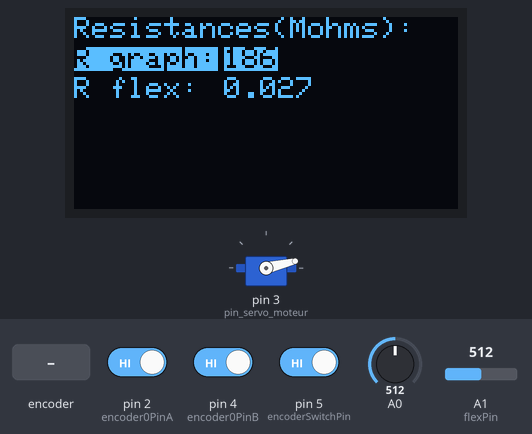
The sketch below on a simulated Arduino Uno, built with avr-gcc and run on an emulated ATmega328P. On the bench: 128×64 one-colour display, servo. The test bench sets the inputs (shaded band); at power-on: A0 = 512, A1 (flexPin) = 512, pin 5 (encoderSwitchPin) HIGH, pin 2 (encoder0PinA) HIGH, pin 4 (encoder0PinB) HIGH. What the sketch prints to the serial monitor is not drawn.

Above: at 1.4 s.
1.5 s: A0 set to 500
At 1.67 s:
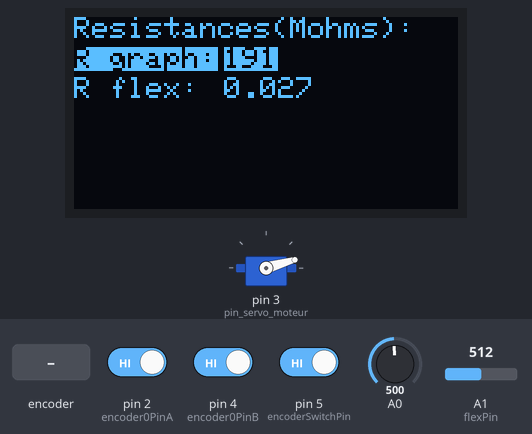
3.2 s: A1 (flexPin) set to 0
At 3.36 s:
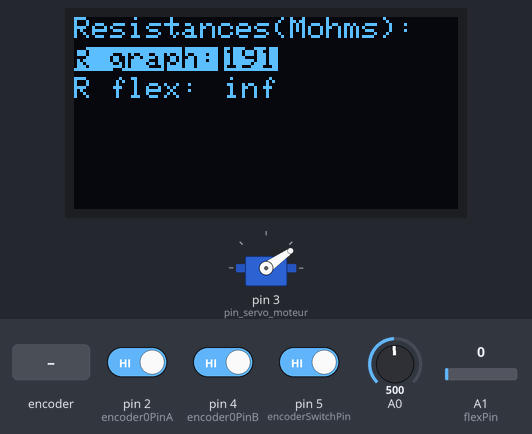
5.0 s: rotary encoder on pin 2 (encoder0PinA) / pin 4 (encoder0PinB) turned 3 steps (first pin leading)
At 5.44 s:
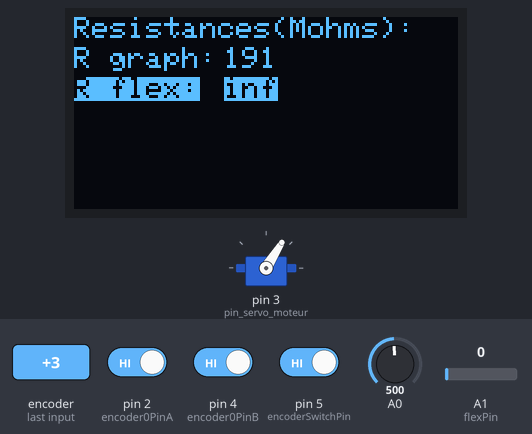
7.1 s: pin 5 (encoderSwitchPin) driven LOW
At 7.29 s:
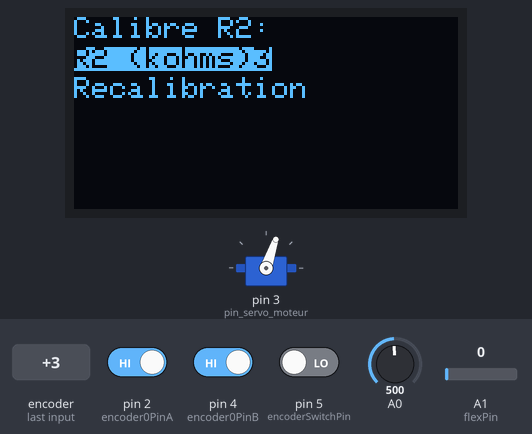
8.9 s: A1 (flexPin) set to 85
At 9.09 s:
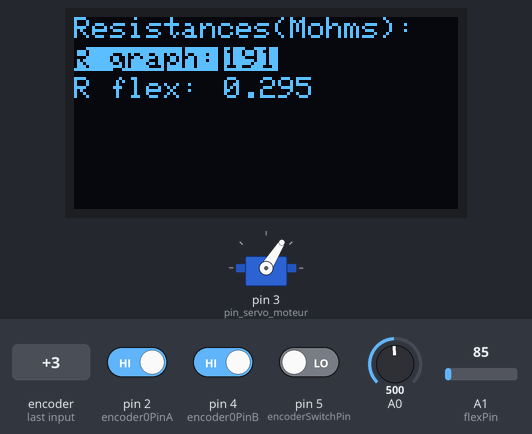
10.6 s: rotary encoder on pin 2 (encoder0PinA) / pin 4 (encoder0PinB) turned 3 steps (first pin leading)
At 10.87 s:
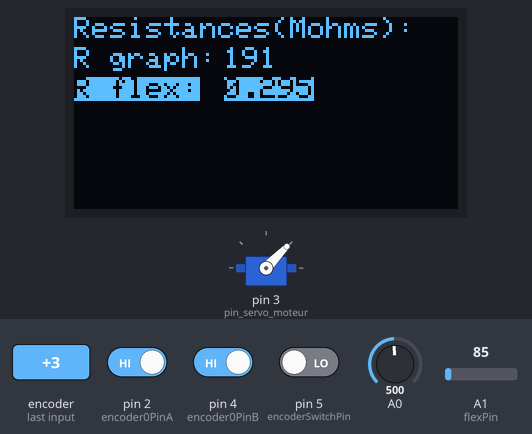
Timing chart, 0 to 13.7 s (numbered marks = the images above; inputs shaded):
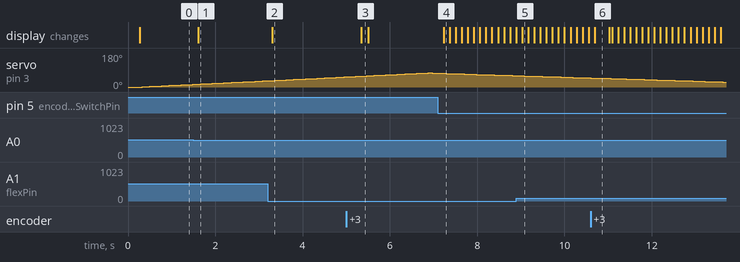

Measured:
- the behaviour switches between 512 and 511 on A0 (found by bisection; images 0 and 1)
- after the input at 1.5 s, the display: changes after 0.11 s (image 1)
- after the input at 3.2 s, the display: changes after 0.11 s (image 2)
- after the input at 5.0 s, the display: changes after 0.35 s (image 3)
- after the input at 7.1 s, the display: changes after 0.13 s (image 4)
- after the input at 8.9 s, the display: changes after 0.13 s (image 5)
- after the input at 10.6 s, the display: changes after 0.09 s (image 6)

The sketch:

Asssemblage_composants.ino
```cpp
#include <Adafruit_SSD1306.h> // Bibliothèque pour contrôler l'écran OLED
#include <SPI.h>              // Bibliothèque pour l'utilisation du potentiometre
#include <Servo.h>            // Bibliothèque pour le servo moteur
#include <SoftwareSerial.h>   // Bibliothèque pour connecter le module bluetooth

//Définition des variables OLED
#define nombreDePixelsEnLargeur 128         // Largeur en pixel de l'écran OLED
#define nombreDePixelsEnHauteur 64          // Hauteur en pixel de l'écran OLED
#define brocheResetOLED         -1          // Réinitialisation de l'OLED partagée avec l'Arduino (valeur à -1 pour indiquer qu'aucun numéro de pin spécifique n'est utilisé)
#define adresseI2CecranOLED     0x3C        // Adresse de l'écran OLED sur le bus I2C (généralement égal à 0x3C ou 0x3D)
#define tailleDeCaractere 1                 // Taille des caractères sur l'écran OLED

#define DEBUG
#define CALIBRATION // Si partie non commentée dans la suite du code alors la calibration est automatique sinon la variable potentiometre = 2

//Définition des variables pour l'encodeur rotatif
#define encoder0PinA  2  // Définition de la broche A de sortie CLK de l'encodeur 0. Attention : ne pas utiliser une autre broche pour l'horloge car nous utilisons une interruption
#define encoder0PinB  4  // Définition de la broche B de sortie DT de l'encodeur 0
#define encoderSwitchPin  5 // Définition de la broche associée à l'interrupteur de l'encodeur
volatile unsigned int encoder0Pos = 0;
volatile unsigned int dernier_encodeur = 0;
volatile bool changer = true ;
volatile int menu = 0;
boolean buttonWasUp = true;

//Définition des paramètres du Flex sensor
const int flexPin = A1;      // Broche connectée à la sortie du diviseur de tension
//Constantes à modifier en fonction de la conception du projet
const float VCC = 5;      // Tension sur la ligne 5V de l'Arduino
const float R_DIV = 26700.0;  // Résistance utilisée pour créer un diviseur de tension
const float flatResistance = 25000.0; // Résistance lorsque le capteur est plat
const float bendResistance = 100000.0;  // Résistance à 90° de flexion

//Définition de la variable stockant la mesure de la jauge de contrainte en graphène
int sensorValue ;

//Définition des variables de choix menu déroulant
volatile int R_mesuree; // Variable volatile contenant la mesure de R, prenant la valeur 1 (pour la résistance du graphène) ou 0 (pour la résistance du Flex Sensor)
volatile float calibre ;

//Définition des variables du potentiomètre
#define MCP_NOP 0b00000000
#define MCP_WRITE 0b00010001
#define MCP_SHTDWN 0b00100001
const int ssMCPin = 10; // Définition de la sélection d'esclave pour le potentiomètre digital
#define WAIT_DELAY 200
int potentiometre = 30; // Valeur comprise entre 1 et 256
volatile float R2 ;
float V_ADC ;
float RJC ;

//Définition des variables du servo moteur
Servo myservo;  // Création d'un objet servo pour contrôler un servo
                // Un maximum de huit objets servo peut être créé
int pin_servo_moteur = 3 ; // Attention, broche qui doit contenir un "~" sur l'Arduino
int Servo_App_Value = 1;
float R = 6.2 ; // Longueur du bras du servo-moteur (en cm)
int angle_0 = 0 ; // Angle du servo-moteur à la position de repos (en degrés)
int angle_max = 75 ; // Angle du servo-moteur à la position max (en degrés)
const float pi = 3.14159 ;
int pos = angle_0;    // Variable pour enregistrer la position du servo-moteur
bool isRunning = true;

//Définition des variables pour le module Bluetooth
//byte Rbyte_BT ; // Valeur de la résistance à envoyer au module Bluetooth
#define rxPin 7 // Définition de la broche 7 comme broche de réception pour la communication série avec le Bluetooth HC-05. Attention, la broche TX du HC-05 doit être connectée à cette broche
#define txPin 8 // Définition de a broche 8 comme branche de transmission pour la communication série avec le Bluetooth HC-05. Attention, la broche RX du HC-05 doit être connectée à cette broche
SoftwareSerial bluetooth_serial (rxPin ,txPin); // Initialisation avec les pin rx et tx d'une communication série logicielle pour la communication avec le module Bluetooth

//Définition d'un entier pour l'enregistrement des données au format csv
int n = 0 ;

Adafruit_SSD1306 ecranOLED(nombreDePixelsEnLargeur, nombreDePixelsEnHauteur, &Wire, brocheResetOLED); // Initialisation OLED

//Fonction potentiomètre
void SPIWrite(uint8_t cmd, uint8_t data, uint8_t ssPin) // Ecriture SPI de la commande et des données vers le circuit MCP connecté à la broche ssPin
{
  SPI.beginTransaction(SPISettings(14000000, MSBFIRST, SPI_MODE0)); // Voir https://www.arduino.cc/en/Reference/SPISettings

  digitalWrite(ssPin, LOW); // Met la broche ss à l'état bas

  SPI.transfer(cmd);        // Envoie le code de la commande
  SPI.transfer(data);       // Envoie la valeur associée

  digitalWrite(ssPin, HIGH); // Remet la broche ss à l'état haut pour déselectionner le circuit
  SPI.endTransaction();      // Fin de la transaction SPI
}

//Calibration de la résistance R2 avec le potentiomètre
void Calibration() {
    //Configuration du potentiomètre
    pinMode (ssMCPin, OUTPUT); // Définition du mode de la broche ssMCPin comme sortie
    digitalWrite(ssMCPin, HIGH); // Désactivation de la puce SPI en mettant la broche ssMCPin à l'état haut
    SPI.begin(); // Initialisation de la communication SPI

    //Calibration de valeur de resistance mesurée pour que la valeur mesurée de A0 soit autour de 2.5V
    sensorValue = analogRead(A0);
    SPIWrite(MCP_WRITE, potentiometre, ssMCPin);
    delay (WAIT_DELAY);

#ifdef CALIBRATION
  while ((sensorValue<400 || sensorValue>700) && (potentiometre > 1 && potentiometre<256) ) {
    if (sensorValue<400 && potentiometre > 0) {potentiometre = potentiometre - 1 ;}
    else {if (potentiometre<256 && sensorValue>700) {potentiometre = potentiometre + 1 ;}}
    Serial.println("CALIBRATION");
    Serial.println(potentiometre);
    SPIWrite(MCP_WRITE, potentiometre, ssMCPin);
    sensorValue = analogRead(A0);
    delay (WAIT_DELAY);
  }
#endif

#ifndef CALIBRATION
  potentiometre = 255 ;
  SPIWrite(MCP_WRITE, potentiometre, ssMCPin);
#endif
}

//La routine de configuration s'exécute une seule fois lorsque vous appuyez sur le bouton de réinitialisation
void setup() {
  //Configuration OLED
  ecranOLED.begin(SSD1306_SWITCHCAPVCC, adresseI2CecranOLED);  // Initialisation de l'écran
  ecranOLED.clearDisplay();                                    // Efface de l'intégralité du buffer de l'écran OLED
  ecranOLED.setTextSize(tailleDeCaractere);                    // Taille des caractères (1:1, puis 2:1, puis 3:1)
  ecranOLED.setCursor(0, 0);                                   // Déplacement du curseur en position (0,0), c'est à dire dans l'angle supérieur gauche de l'écran OLED
  ecranOLED.setTextColor(SSD1306_BLACK, SSD1306_WHITE);        // Couleur du texte, couleur du fond

  //Configuration encodeur rotatif
  pinMode(encoder0PinA, INPUT);           // Configure la broche A de l'encodeur en entrée
  digitalWrite(encoder0PinA, HIGH);       // Active la résistance pull-up pour la broche A de l'encodeur
  pinMode(encoder0PinB, INPUT);           // Configure la broche B de l'encodeur en entrée
  digitalWrite(encoder0PinB, HIGH);       // Active la résistance pull-up pour la broche B de l'encodeur
  attachInterrupt(0, doEncoder, RISING);  // Attache l'interruption à la broche 0 pour l'encodeur
  pinMode (encoderSwitchPin, INPUT_PULLUP);

  //Initialisation de la communication série à 9600 bits par seconde
  Serial.begin(9600);
  Serial.println(F("n,Pos,Deformation_z_cm,Sensorvalue,RJC")) ;

  //Configuration du module Bluetooth
  pinMode(rxPin,INPUT);
  pinMode(txPin,OUTPUT);
  bluetooth_serial.begin(9600);

  //Configuration du potentiomètre
  pinMode (ssMCPin, OUTPUT); // Définition du mode de la broche ssMCPin comme sortie
  digitalWrite(ssMCPin, HIGH); // Désactivation de la puce SPI en mettant la broche ssMCPin à l'état haut
  SPI.begin();  // Initialisation de la communication SPI

  //Calibration de la valeur de la résistance mesurée pour que la valeur mesurée de A0 soit autour de 2.5V
  sensorValue = analogRead(A0);

  //Calibration de la resistance R2 avec le potentiomètre
  Calibration();
  R2 = potentiometre * 31500/255; // Supposition que la relation est lineaire, valeur de R2

  //Initialisation du servo moteur
  myservo.attach(pin_servo_moteur);

  //Configuration du Flex Sensor
  pinMode(flexPin, INPUT); // Définition de la broche flexPin (A1) en mode lecture (pour le Flex Sensor)
}


//Boucle infinie
void loop() {
  n++ ;
  int t1 = millis();

  //Gestion du servo-moteur
  if (bluetooth_serial.available() > 0) {
    String command = bluetooth_serial.readStringUntil('\n');
    if (command.equals("start")) {
      isRunning = true;
    } else if (command.equals("stop")) {
      isRunning = false;
    }
  }
  if (isRunning) {
    if (pos == angle_max) {pos = -pos ;}
    if (pos == -angle_0) {pos = -pos ;}
    myservo.write(abs(pos));              // Indique au servo-moteur de se rendre à la position stockée dans la variable 'pos'
    pos = pos + 1 ;
    delay(0) ;
  }


  //Lecture de la valeur d'entrée sur la broche analogique 0 (capteur de graphène)
  sensorValue = analogRead(A0);

  //Affichage de la valeur de la résistance mesurée
  V_ADC = 5.0/1023.0 * sensorValue ; // Valeur mesurée par A0 en volt
  RJC = abs((1 + 100000/R2)*100000*5/V_ADC-110000)/1000 ; // Valeur de la résistance de graphène nommée RJC en kohms
  Serial.print(n);
  Serial.print(F(","));
  Serial.print(abs(pos));
  Serial.print(F(","));
  Serial.print(R*(sin((24-pos)*pi/180)));
  Serial.print(F(","));
  Serial.println(sensorValue);
  Serial.print(F(","));
  Serial.println(RJC); // Affichage de la valeur de RJC en kohms

  //Gestion du Flex Sensor
  int ADCflex = analogRead(flexPin);

  float Vflex = ADCflex * VCC / 1023.0;
  float Rflex = R_DIV * (VCC / Vflex - 1.0);
  float angle = map(Rflex, flatResistance, bendResistance, 0, 90.0);

  //Gestion du menu deroulant (encodeur rotatif)
  if (digitalRead(encoderSwitchPin) == LOW && !(menu==1 && changer==0)) {
    if (menu==0) {menu = 1 ;}
    else {menu=0;}
    delay(50) ;
  }

  //Gestion de l'écran OLED
  ecranOLED.clearDisplay();                                   // Efface tout le contenu du tampon de l'écran OLED
  ecranOLED.setTextSize(tailleDeCaractere);                   // Taille des caractères

  if (encoder0Pos != dernier_encodeur) {
    if (changer == 1) {changer = false ;}
    else {changer = true;}
  }

  R2 = potentiometre * 31500/255; // En supposant que relation lineaire, valeur de R2

  //Gestion du menu de l'encodeur rotatif (choix résistance et calibre)
  if(menu == 0) {
    if (changer) { //Menu du choix de résistances
      R_mesuree = 1 ; // Mesure de la résistance de graphène
      ecranOLED.setCursor(0, 0); // Déplacement du curseur en position (0,0), c'est à dire dans l'angle supérieur gauche de l'écran
      ecranOLED.setTextColor(SSD1306_WHITE, SSD1306_BLACK);    // Couleur du texte, couleur du fond
      ecranOLED.println("Resistances(Mohms):");
      ecranOLED.setCursor(0, tailleDeCaractere * 10);          // Gestion de la taille de l'affichage de l'écriture
      ecranOLED.setTextColor(SSD1306_BLACK, SSD1306_WHITE);    // Couleur du texte, couleur du fond
      ecranOLED.println("R graph:");
      ecranOLED.setCursor(tailleDeCaractere * 10 * 5, tailleDeCaractere * 10);
      ecranOLED.println(int(RJC/1000));
      ecranOLED.setCursor(0, tailleDeCaractere * 10 * 2);
      ecranOLED.setTextColor(SSD1306_WHITE, SSD1306_BLACK);    // Couleur du texte, couleur du fond
      ecranOLED.println("R flex:");
      ecranOLED.setCursor(tailleDeCaractere * 10 * 5, tailleDeCaractere * 10 *2);
      ecranOLED.print((Rflex/1000000.0) , 3);
    }
    else {
      R_mesuree = 0 ; // Mesure de la résistance du Flex Sensor
      ecranOLED.setCursor(0, 0);
      ecranOLED.setTextColor(SSD1306_WHITE, SSD1306_BLACK);
      ecranOLED.println("Resistances(Mohms):");
      ecranOLED.setCursor(0, tailleDeCaractere * 10);
      ecranOLED.setTextColor(SSD1306_WHITE, SSD1306_BLACK);
      ecranOLED.println("R graph:");
      ecranOLED.setCursor(tailleDeCaractere * 10 * 5, tailleDeCaractere * 10);
      ecranOLED.println(int(RJC/1000));                         // Affichage de valeur de résistance du Flex Sensor
      ecranOLED.setCursor(0, tailleDeCaractere * 10 * 2);
      ecranOLED.setTextColor(SSD1306_BLACK, SSD1306_WHITE);
      ecranOLED.println("R flex:");
      ecranOLED.setCursor(tailleDeCaractere * 10 * 5, tailleDeCaractere * 10 *2);
      ecranOLED.print((Rflex/1000000.0) , 3);
    }
  }
  else {
    if (changer) { //Menu Calibre
      ecranOLED.setCursor(0, 0); // Déplacement du curseur en position (0,0), c'est à dire dans l'angle supérieur gauche de l'écran OLED
      ecranOLED.setTextColor(SSD1306_WHITE, SSD1306_BLACK);
      ecranOLED.println("Calibre R2:");
      ecranOLED.setCursor(0, tailleDeCaractere * 10);
      ecranOLED.setTextColor(SSD1306_BLACK, SSD1306_WHITE);
      ecranOLED.println("R2 (kohms):");
      ecranOLED.setCursor(tailleDeCaractere * 10 * 6, tailleDeCaractere * 10);
      ecranOLED.println(abs(int(potentiometre * 31.500/255)));
      ecranOLED.setCursor(0, tailleDeCaractere * 10 * 2);
      ecranOLED.setTextColor(SSD1306_WHITE, SSD1306_BLACK);
      ecranOLED.println("Recalibration");
    }
    else {
      ecranOLED.setCursor(0, 0);
      ecranOLED.setTextColor(SSD1306_WHITE, SSD1306_BLACK);
      ecranOLED.println("Calibre R2:");
      ecranOLED.setCursor(0, tailleDeCaractere * 10);
      ecranOLED.setTextColor(SSD1306_WHITE, SSD1306_BLACK);
      ecranOLED.println("R2 (kohms):");
      ecranOLED.setCursor(tailleDeCaractere * 10 * 6, tailleDeCaractere * 10);
      ecranOLED.println(abs(int(potentiometre * 31.500/255)));
      ecranOLED.setCursor(0, tailleDeCaractere * 10 * 2);
      ecranOLED.setTextColor(SSD1306_BLACK, SSD1306_WHITE);
      ecranOLED.println("Recalibration");

      //Programme de recalibration : permet à l'utilisateur de changer la valeur du potentiomètre R2
      if (digitalRead(encoderSwitchPin) == LOW) {
        potentiometre = 30 ;
        Calibration();
      }
    }
  }
  dernier_encodeur = encoder0Pos ;
  ecranOLED.display();

  //Module Bluetooth
  //Détermination de la valeur envoyée au module Bluetooth
  if (R_mesuree==1) { //Capteur graphène
    byte Rbyte_BT = map(analogRead(A0),0,1024,0,255) ; // Transformation d'une valeur codée sur 10 bits en une valeur codée sur 8 bits
    //Serial.println(Rbyte_BT);
    bluetooth_serial.write(Rbyte_BT) ; // Envoie d'un octet au module Bluetooth via la communication série
    delay(50);
    int t2 = millis() ;
    //Serial.println (t2 - t1);
  }
  else { //Flex Sensor
    byte Rbyte_BT = map(ADCflex , 0,1024,0,255) ;
    bluetooth_serial.write(Rbyte_BT) ;
    delay(40);
  }

  //delay(100);  // Délai de 100ms entre les lectures pour assurer la stabilité
}

//Encodeur rotatif
//Mise à jour de la position de l'encodeur en fonction de l'état de la broche associée à la sortie B
void doEncoder() {
  if (digitalRead(encoder0PinB)==HIGH) {
    encoder0Pos++;
  } else {
    encoder0Pos--;
  }
}
```
